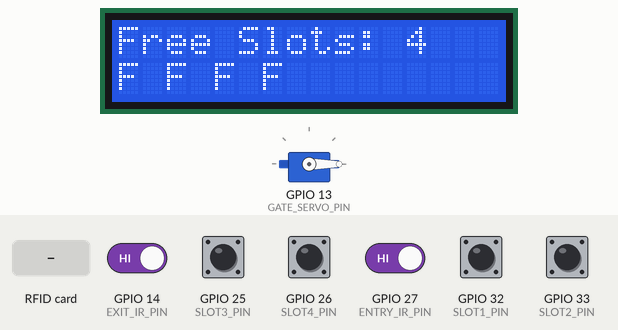
The sketch below on a simulated ESP32. Shown: servo, 16×2 character LCD. The inputs (shaded band) are chosen by the test bench; at power-on: GPIO 14 (EXIT_IR_PIN), GPIO 25 (SLOT3_PIN), GPIO 26 (SLOT4_PIN), GPIO 27 (ENTRY_IR_PIN), GPIO 32 (SLOT1_PIN), GPIO 33 (SLOT2_PIN) HIGH. What the sketch prints to the serial monitor is not drawn.

Above: at 2.3 s.
2.4 s: RFID card C5 7C 31 07 held to the reader
At 3.6 s:
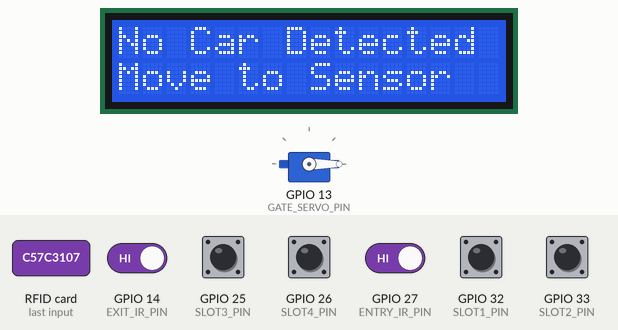
5.4 s: GPIO 25 (SLOT3_PIN) pulled LOW for 1 s
At 6.8 s:
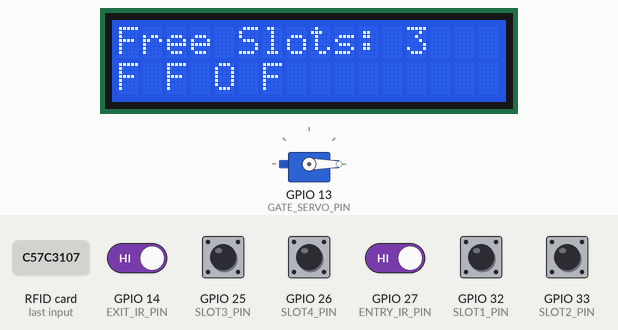
8.5 s: GPIO 26 (SLOT4_PIN) pulled LOW for 1 s
At 9.9 s:
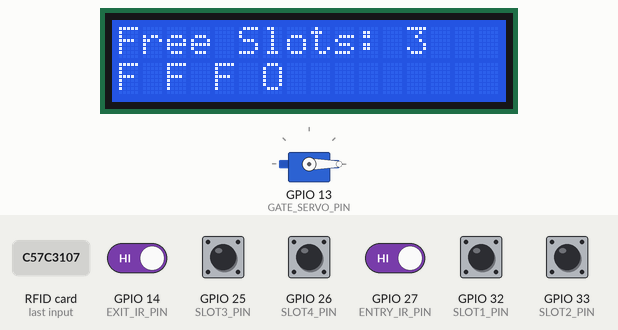
11.6 s: GPIO 32 (SLOT1_PIN) pulled LOW for 1 s
At 12.9 s:
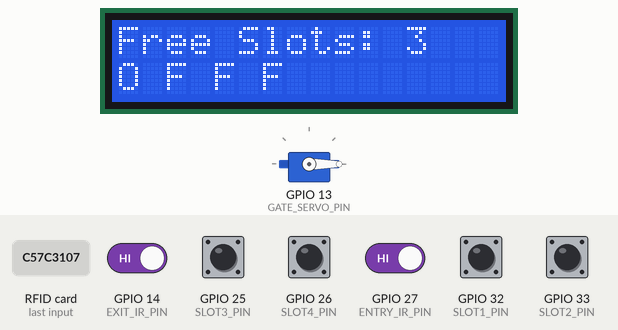
14.7 s: GPIO 33 (SLOT2_PIN) pulled LOW for 1 s
At 15.6 s:
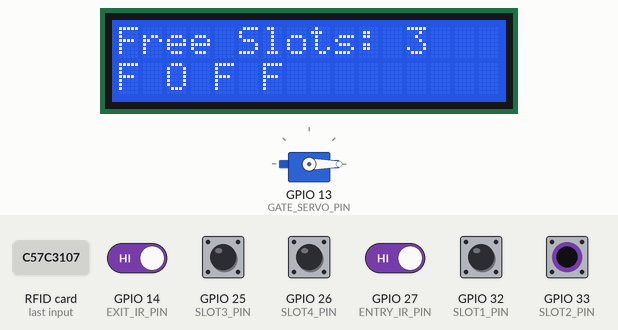
17.7 s: RFID card 5E 7A 19 C4 held to the reader
At 18.7 s:
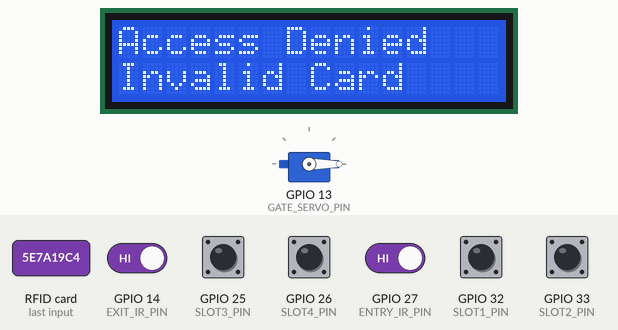
Timing chart, 0 to 20.7 s (numbered marks = the images above; inputs shaded):
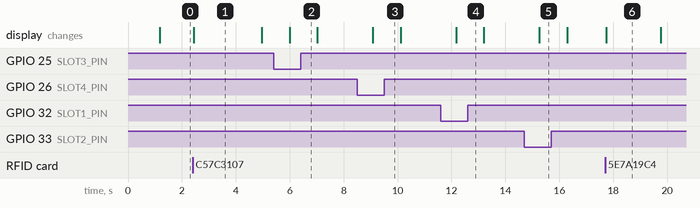

The sketch:

smart_parking_esp32.ino
```cpp
/*
 * ============================================================
 *  Smart IoT Parking – ESP32 Firmware (SERIAL BRIDGE VERSION)
 * ============================================================
 *
 *  DIFFICULTY-FREE INTEGRATION:
 *  ─────────────────────────────────────────────────────────
 *  This version does NOT use WiFi or HTTP directly.
 *  Instead, it sends "Tags" over the USB Serial cable.
 *  A Python script on your laptop (serial_bridge.py) reads
 *  these tags and updates your Flask dashboard instantly.
 *
 *  REQUIRED ARDUINO LIBRARIES:
 *    - MFRC522
 *    - ESP32Servo
 *    - LiquidCrystal_I2C (by Frank de Brabander)
 *  ─────────────────────────────────────────────────────────
 */

#include <SPI.h>
#include <MFRC522.h>
#include <ESP32Servo.h>
#include <Wire.h>
#include <LiquidCrystal_I2C.h>

// ================= PIN DEFINITIONS =================
#define RFID_SS    5
#define RFID_RST   22
#define RFID_SCK   18
#define RFID_MISO  19
#define RFID_MOSI  23

#define ENTRY_IR_PIN 27
#define EXIT_IR_PIN  14

#define SLOT1_PIN    32
#define SLOT2_PIN    33
#define SLOT3_PIN    25
#define SLOT4_PIN    26

#define GATE_SERVO_PIN 13

#define LCD_SDA 21
#define LCD_SCL 15

// ================= OBJECTS =================
LiquidCrystal_I2C lcd(0x27, 16, 2);
MFRC522 rfid(RFID_SS, RFID_RST);
Servo   gateServo;

// ================= SETTINGS =================
bool irActiveLow = true;

// Valid RFID Tags (Hex)
byte validTag1[4] = {0xC5, 0x7C, 0x31, 0x07};
byte validTag2[4] = {0x3B, 0x22, 0x27, 0x07};
byte validTag3[4] = {0x67, 0x49, 0xF9, 0x06};
byte validTag4[4] = {0x29, 0xF3, 0xFD, 0x06};

const int GATE_OPEN   = 90;
const int GATE_CLOSED = 0;

// Local Billing (Simulated)
const int FEE_PER_SECOND = 1;

// ================= STATE TRACKING =================
bool prevSlot[4] = {false, false, false, false};
int  slotPins[4] = {SLOT1_PIN, SLOT2_PIN, SLOT3_PIN, SLOT4_PIN};

struct VehicleRecord {
  byte uid[4];
  bool inside;
  unsigned long entryTime;
};
VehicleRecord vehicles[4];

unsigned long lastDisplayUpdate = 0;
bool rfidEventActive = false;
unsigned long rfidEventEnd = 0;

// =====================================================================
//  BRIDGE HELPERS (The secret sauce)
// =====================================================================

void bridgeNotifyScan(String uidStr) {
  // Sending this tag tells the Python script to call /api/scan
  Serial.print("[SCAN]");
  Serial.println(uidStr);
}

void bridgeNotifySlot(int slotId, bool occupied) {
  // Sending this tag tells the Python script to call /api/slot_update
  Serial.print("[SLOT]");
  Serial.print(slotId);
  Serial.print(",");
  Serial.println(occupied ? "1" : "0");
}

// =====================================================================
//  HARDWARE HELPERS
// =====================================================================

bool sensorActive(int pin) {
  return irActiveLow ? (digitalRead(pin) == LOW) : (digitalRead(pin) == HIGH);
}

int countFreeSlots() {
  int freeCount = 0;
  for(int i=0; i<4; i++) if(!sensorActive(slotPins[i])) freeCount++;
  return freeCount;
}

String uidToString(byte *uid, byte size) {
  String s = "";
  for (byte i = 0; i < size; i++) {
    if (uid[i] < 0x10) s += "0";
    s += String(uid[i], HEX);
    if (i < size - 1) s += ":";
  }
  s.toUpperCase();
  return s;
}

bool sameUID(byte *a, byte *b) {
  for (int i = 0; i < 4; i++) if (a[i] != b[i]) return false;
  return true;
}

int findCardIndex(byte *uid) {
  if (sameUID(uid, validTag1)) return 0;
  if (sameUID(uid, validTag2)) return 1;
  if (sameUID(uid, validTag3)) return 2;
  if (sameUID(uid, validTag4)) return 3;
  return -1;
}

void lcdMessage(String a, String b) {
  lcd.clear();
  lcd.setCursor(0,0); lcd.print(a);
  lcd.setCursor(0,1); lcd.print(b);
}

void showStatus() {
  int f = countFreeSlots();
  lcd.clear();
  lcd.setCursor(0,0); lcd.print("Free Slots: "); lcd.print(f);
  lcd.setCursor(0,1);
  for(int i=0; i<4; i++) {
    lcd.print(sensorActive(slotPins[i]) ? "O" : "F");
    if(i < 3) lcd.print(" ");
  }
}

// =====================================================================
//  CORE LOGIC
// =====================================================================

void handleRFID() {
  if (!rfid.PICC_IsNewCardPresent() || !rfid.PICC_ReadCardSerial()) return;

  byte uid[4];
  for (byte i = 0; i < 4; i++) uid[i] = rfid.uid.uidByte[i];
  String uidStr = uidToString(uid, 4);
  int idx = findCardIndex(uid);

  if (idx == -1) {
    lcdMessage("Access Denied", "Invalid Card");
    delay(2000);
    return;
  }

  bool entryReq = sensorActive(ENTRY_IR_PIN);
  bool exitReq  = sensorActive(EXIT_IR_PIN);

  if (entryReq && !vehicles[idx].inside) {
    if (countFreeSlots() > 0) {
      vehicles[idx].inside = true;
      vehicles[idx].entryTime = millis();
      lcdMessage("Entry Allowed", "Welcome!");
      bridgeNotifyScan(uidStr); // BRIDGE CALL
      gateServo.write(GATE_OPEN); delay(3000); gateServo.write(GATE_CLOSED);
    } else {
      lcdMessage("Rejected", "Parking Full");
      delay(2000);
    }
  }
  else if (exitReq && vehicles[idx].inside) {
    unsigned long durationSec = (millis() - vehicles[idx].entryTime) / 1000;
    int fee = max(1, (int)durationSec * FEE_PER_SECOND);

    lcdMessage("Exit Allowed", "Fee: Rs." + String(fee));
    bridgeNotifyScan(uidStr); // BRIDGE CALL
    delay(2500);
    gateServo.write(GATE_OPEN); delay(3000); gateServo.write(GATE_CLOSED);
    vehicles[idx].inside = false;
  }
  else {
    lcdMessage("No Car Detected", "Move to Sensor");
    delay(2000);
  }

  rfid.PICC_HaltA();
  rfid.PCD_StopCrypto1();
  rfidEventActive = true;
  rfidEventEnd = millis() + 500;
}

void setup() {
  Serial.begin(115200);

  // Pins
  pinMode(ENTRY_IR_PIN, INPUT_PULLUP);
  pinMode(EXIT_IR_PIN,  INPUT_PULLUP);
  for(int i=0; i<4; i++) pinMode(slotPins[i], INPUT_PULLUP);

  // Peripherals
  SPI.begin(RFID_SCK, RFID_MISO, RFID_MOSI);
  rfid.PCD_Init();
  gateServo.attach(GATE_SERVO_PIN);
  gateServo.write(GATE_CLOSED);
  Wire.begin(LCD_SDA, LCD_SCL);
  lcd.init(); lcd.backlight();

  lcdMessage("Smart Parking", "System Loading...");
  delay(1000);

  // Initial sync of slots to Bridge
  for(int i=0; i<4; i++) {
    prevSlot[i] = sensorActive(slotPins[i]);
    bridgeNotifySlot(i+1, prevSlot[i]);
  }

  Serial.println("[SYSTEM] Serial Bridge Mode Active.");
}

void loop() {
  if (rfidEventActive && millis() > rfidEventEnd) rfidEventActive = false;

  // Update LCD every 1s
  if (!rfidEventActive && (millis() - lastDisplayUpdate > 1000)) {
    showStatus();
    lastDisplayUpdate = millis();
  }

  // Check Slot Changes
  for(int i=0; i<4; i++) {
    bool curr = sensorActive(slotPins[i]);
    if (curr != prevSlot[i]) {
      prevSlot[i] = curr;
      bridgeNotifySlot(i+1, curr); // BRIDGE CALL
    }
  }

  handleRFID();
}
```

Measured:
- after the input at 2.4 s, the display: changes at once (image 1)
- after the input at 5.4 s, the display: changes after 0.59 s (image 2)
- after the input at 8.5 s, the display: changes after 0.58 s (image 3)
- after the input at 11.6 s, the display: changes after 0.57 s (image 4)
- after the input at 14.7 s, the display: changes after 0.56 s (image 5)
- after the input at 17.7 s, the display: changes at once (image 6)
- what the display in image 1 shows lasts 2.6 s, from 2.4 s to 5.0 s
